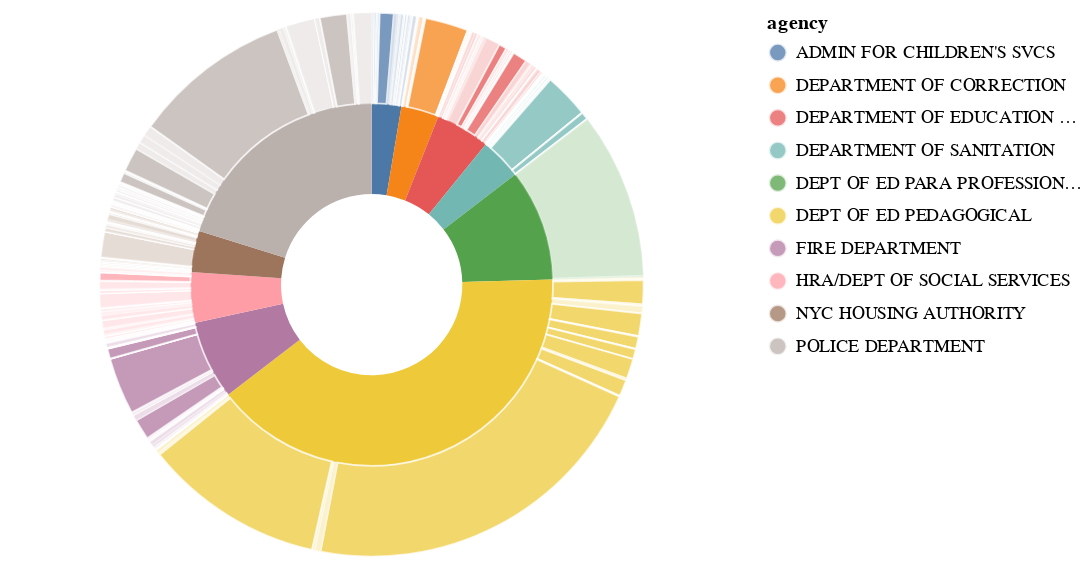

The code cell stored with this chart in its notebook:
### Markdown cell above
We have created the inner donut ring in the above code. Note that we explicitly specify `order="agency"` to control the ordering of the arcs. This is important because we would like the arcs of all donut charts to be consistently ordered. We also added a `tooltip` encoding so that agency and average salary data will be displayed when viewers hover their mouse over each arc.  This is the most basic form of interactive data visualization, which is the topic of another module.

Now let's add an outer ring.

### Code cell
outer_ring = alt.Chart(salary_by_title).mark_arc(innerRadius=100, outerRadius=150, stroke="white")\
.encode(theta="count:Q", 
        color="agency:N", 
        order="agency",
        tooltip=['agency', 'title', 'mean'],
        opacity=alt.condition("datum.mean < 50000 | datum.count < 1000", alt.value(0.25), alt.value(0.75)))
inner_ring + outer_ring

### Figure 1 — Vega-Lite specification as saved in the notebook (floating-point values rounded to 4 significant figures; data arrays with more than 128 entries replaced by an {"elided": "..."} marker saying what was removed)
{"config": {"view": {"continuousWidth": 400, "continuousHeight": 300}}, "layer": [{"data": {"name": "data-d8cb3723d9d6c1515d216bd9d73cbc82"}, "mark": {"type": "arc", "innerRadius": 50, "outerRadius": 100}, "encoding": {"color": {"field": "agency", "type": "nominal"}, "order": {"field": "agency", "type": "nominal"}, "theta": {"field": "count", "type": "quantitative"}, "tooltip": [{"field": "agency", "type": "nominal"}, {"field": "mean", "type": "quantitative"}]}}, {"data": {"name": "data-87e1dd5e2ea08203dc1f7f50c2e6eab5"}, "mark": {"type": "arc", "innerRadius": 100, "outerRadius": 150, "stroke": "white"}, "encoding": {"color": {"field": "agency", "type": "nominal"}, "opacity": {"condition": {"value": 0.25, "test": "datum.mean < 50000 | datum.count < 1000"}, "value": 0.75}, "order": {"field": "agency", "type": "nominal"}, "theta": {"field": "count", "type": "quantitative"}, "tooltip": [{"field": "agency", "type": "nominal"}, {"field": "title", "type": "nominal"}, {"field": "mean", "type": "quantitative"}]}}], "$schema": "https://vega.github.io/schema/vega-lite/v4.17.0.json", "datasets": {"data-d8cb3723d9d6c1515d216bd9d73cbc82": [{"agency": "ADMIN FOR CHILDREN'S SVCS", "count": 6188, "mean": 71300.0}, {"agency": "DEPARTMENT OF CORRECTION", "count": 7914, "mean": 87620.0}, {"agency": "DEPARTMENT OF EDUCATION ADMIN", "count": 11388, "mean": 75280.0}, {"agency": "DEPARTMENT OF SANITATION", "count": 8757, "mean": 79350.0}, {"agency": "DEPT OF ED PARA PROFESSIONALS", "count": 23366, "mean": 40260.0}, {"agency": "DEPT OF ED PEDAGOGICAL", "count": 93986, "mean": 100700.0}, {"agency": "FIRE DEPARTMENT", "count": 16474, "mean": 82850.0}, {"agency": "HRA/DEPT OF SOCIAL SERVICES", "count": 10542, "mean": 61580.0}, {"agency": "NYC HOUSING AUTHORITY", "count": 8644, "mean": 58820.0}, {"agency": "POLICE DEPARTMENT", "count": 47424, "mean": 76660.0}], "data-87e1dd5e2ea08203dc1f7f50c2e6eab5": {"elided": "1248 records"}}}
